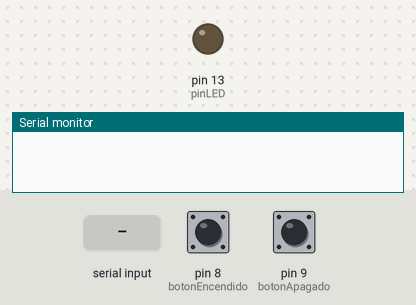
Bench run of a sketch on a simulated Arduino Uno, built with avr-gcc and run on an emulated ATmega328P. Shown: output pins drawn as LEDs (lit = HIGH), the last lines printed to the serial monitor. Inputs (shaded band) come from the test bench; at power-on: pin 8 (botonEncendido) LOW, pin 9 (botonApagado) LOW.

Above: at 1.2 s.
1.3 s: "1\n" received over Serial
At 1.6 s:
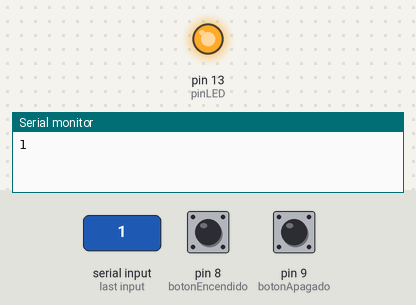
2.8 s: "0\n" received over Serial
At 3.9 s:
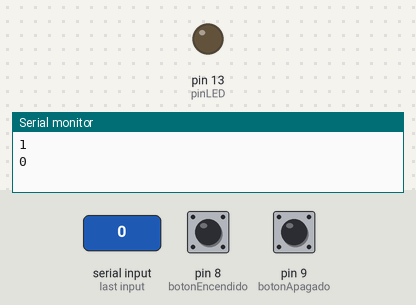
4.3 s: pin 8 (botonEncendido) pulled HIGH for 0.15 s
At 5.0 s:
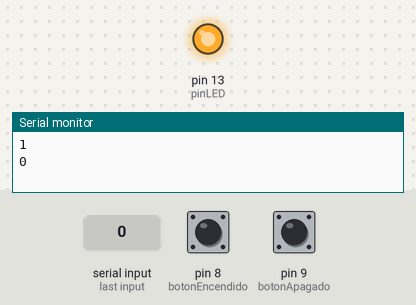
Timing chart, 0 to 7.3 s (numbered marks = the images above; inputs shaded):
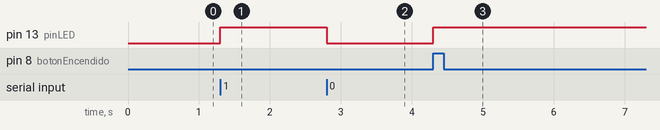

The sketch:

BleuLed.ino
```cpp
char data = 0;                // Aqui se almacena lo que llega del bluethood (solo un byte)
int botonEncendido=8;
int botonApagado = 9;
int pinLED = 13;
void setup() {
  Serial.begin(9600);         //Bits por segundo usados en la transmision del bluetooth
  pinMode(pinLED, OUTPUT);        // Indicamos que pinLED sera de salida
  pinMode(botonEncendido, INPUT); // Indicamos que el boton de encendido sera para recibir datos
  pinMode(botonApagado, INPUT); // Indicamos que el boton de apagado sera para recibir datos
}
void loop(){
  // Recuperamos el estado de los dos botones
  int estadoBtnEncendido = digitalRead(botonEncendido);
  int estadoBtnApagado = digitalRead(botonApagado);

  // Checamos si fueron precionados, de serlo se prende o apaga el LED respectivamente
  if (estadoBtnEncendido == 1)
    digitalWrite(pinLED, HIGH);
  if (estadoBtnApagado == 1)
    digitalWrite(pinLED, LOW);

  if(Serial.available() > 0)  // Si la conexion serial esta disponible activaremos o no el LED
  {
    data = Serial.read();      //Leemos los datos
    // Lineas de impresion de datos en la consola
    Serial.print(data);
    Serial.print("\n");
    // Si nos llega un 1 encendemos, si llega un cero apagamos
    if(data == '1')
      digitalWrite(pinLED, HIGH);
    else if(data == '0')
      digitalWrite(pinLED, LOW);
  }
}
```

Measured:
- after the input at 1.3 s, pin 13 (pinLED): LOW → HIGH at once
- after the input at 2.8 s, pin 13 (pinLED): HIGH → LOW at once
- after the input at 4.3 s, pin 13 (pinLED): LOW → HIGH at once
